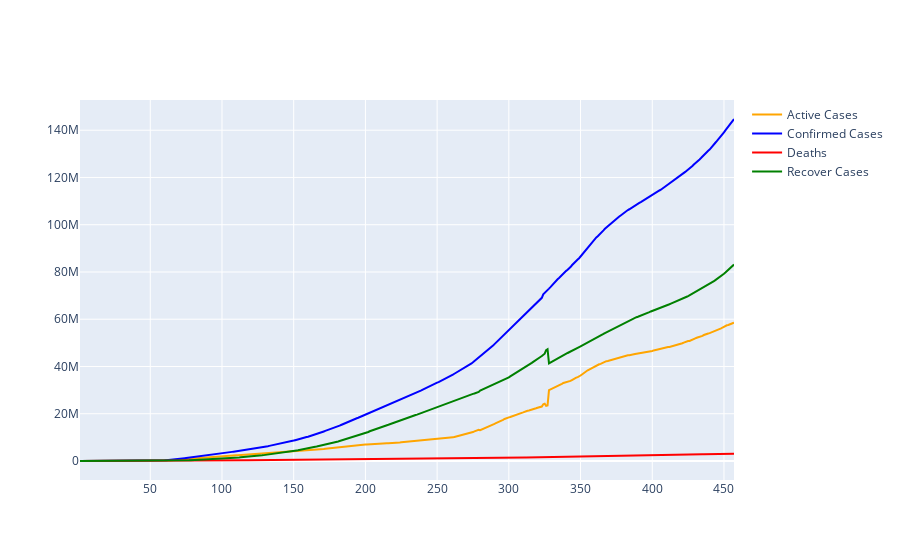

Notebook source saved alongside this figure:
### Code cell
fig=go.Figure()
fig.add_trace(go.Scatter(x=confirmed_agg_ts.index,y=active_case_agg_ts.values,name="Active Cases",marker=dict(color='orange')))
fig.add_trace(go.Scatter(x=confirmed_agg_ts.index,y=confirmed_agg_ts.values,name="Confirmed Cases",marker=dict(color='blue')))
fig.add_trace(go.Scatter(x=confirmed_agg_ts.index,y=deaths_agg_ts.values,name="Deaths",marker=dict(color='red')))
fig.add_trace(go.Scatter(x=confirmed_agg_ts.index,y=recovers_agg_ts.values,name="Recover Cases",marker=dict(color='green')))

fig.show()

### Figure 1 — Plotly figure (JSON) as saved in the notebook; plotly's stock layout.template omitted (floating-point values rounded to 4 significant figures; data arrays with more than 128 entries replaced by an {"elided": "..."} marker saying what was removed)
{"data": [{"marker": {"color": "orange"}, "name": "Active Cases", "type": "scatter", "x": {"elided": "457 int values"}, "y": {"elided": "457 int values"}}, {"marker": {"color": "blue"}, "name": "Confirmed Cases", "type": "scatter", "x": {"elided": "457 int values"}, "y": {"elided": "457 int values"}}, {"marker": {"color": "red"}, "name": "Deaths", "type": "scatter", "x": {"elided": "457 int values"}, "y": {"elided": "457 int values"}}, {"marker": {"color": "green"}, "name": "Recover Cases", "type": "scatter", "x": {"elided": "457 int values"}, "y": {"elided": "457 int values"}}], "layout": {}}
